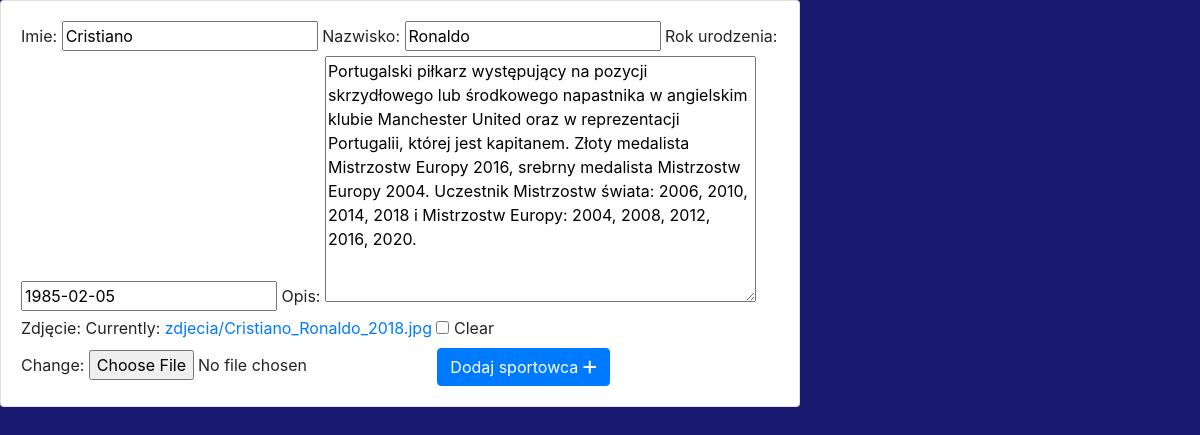
The app's page /sport/edytuj/13/ (signed in) with its own data.
### sports/models.py (models this page shows, shortened)
class Sportowiec (models.Model):
    imie = models.CharField (max_length=10, blank = False)
    nazwisko = models.CharField (max_length=20, blank = False)
    rok_urodzenia = models.DateField (null= True, blank= True)
    opis = models.TextField (default="")
    zdjęcie =models.ImageField (upload_to="zdjecia", null= True, blank=True)

### sports/views.py (the view)
# urls.py: path('edytuj/<int:id>/', edytuj_sportowiec, name="edytuj_sportowiec"),
@login_required
def edytuj_sportowiec (request, id):
    sport = get_object_or_404(Sportowiec, pk=id)
    form = SportowiecForm (request.POST or None, request.FILES or None, instance=sport)
    if form.is_valid():
        form.save()
        return redirect(wyswietlenie)
    return render(request, 'nowy_sportowiec.html',  {"form": form})

### sports/forms.py
class SportowiecForm (ModelForm):
    class Meta:
        model = Sportowiec
        fields = ['imie', 'nazwisko', 'rok_urodzenia', 'opis', 'zdjęcie']

### sports/templates/nowy_sportowiec.html (shortened to what this page needs)
{% extends 'glowny.html' %}
{% load bootstrap %}
{% block strona %}
        <form method="post" enctype="multipart/form-data">
              {{form|bootstrap}}
              <button type="submit" class="btn btn-primary">Dodaj sportowca <i class="fas fa-plus"></i></button>
        </form>
</body>
</html>
{% endblock %}

### moje_static/moj.css (style rules this page uses)
body { background-color: #808080; }

### sports/templates/glowny.html (style rules this page uses)
body { background-color: #191970; }

### records on screen
Sportowiec: imie "Cristiano", nazwisko "Ronaldo", rok_urodzenia "1985-02-05", opis "Portugalski piłkarz występujący na pozycji skrzydłowego lub środkowego napastnika w angielskim klubie Manchester United oraz w reprezentacji Portugalii, której jest kapitanem. Złoty medalista Mistrzostw Europy 2016, srebrny medalista Mistrzostw Europy 2004. Uczestnik Mistrzostw świata: 2006, 2010, 2014, 2018 i Mistrzostw Europy: 2004, 2008, 2012, 2016, 2020."
